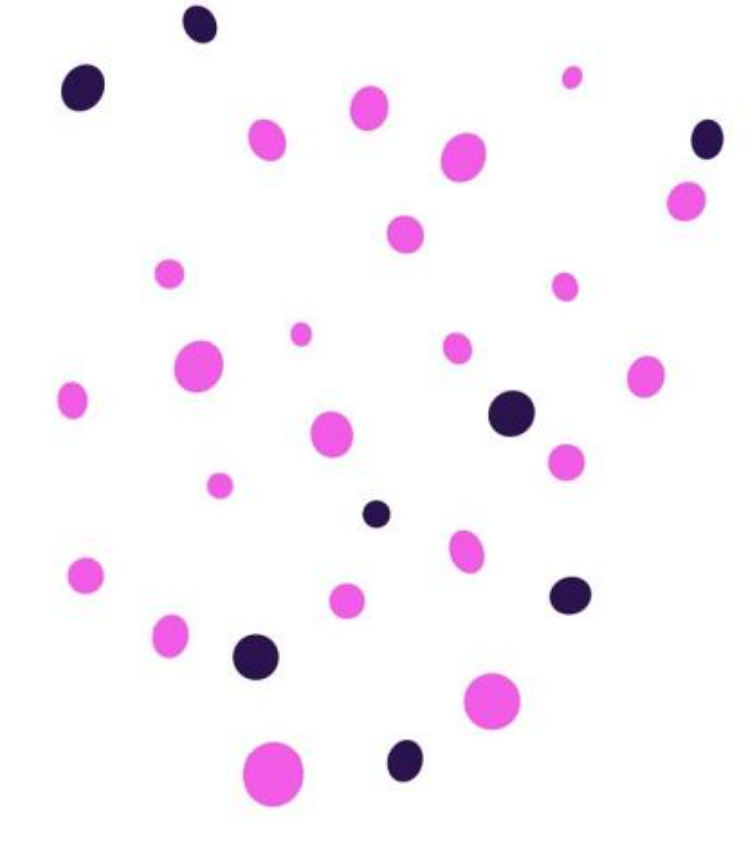
%> input picture Blood2.png, 755 x 849 px
$ octave rbc.m   (GNU Octave 9; MATLAB toolbox functions it lacks are replaced by stand-ins)
%> lines starting %> are read from the running program, lines starting %| are printed output that depends on the picture; in (x1, y1, x2, y2) boxes, pixels count from 0 and x2, y2 are one past the last pixel; in counts of white or black regions, pixels touching at a corner belong together; the program's own positions count from 1
 close all
 clear all
 pkg load image

 r1 = imread("Blood2.png");
%> r1 is the input picture: size 849x755x3 uint8; mean R, G, B 250.4, 244.1, 250.4
 g = rgb2gray(r1);
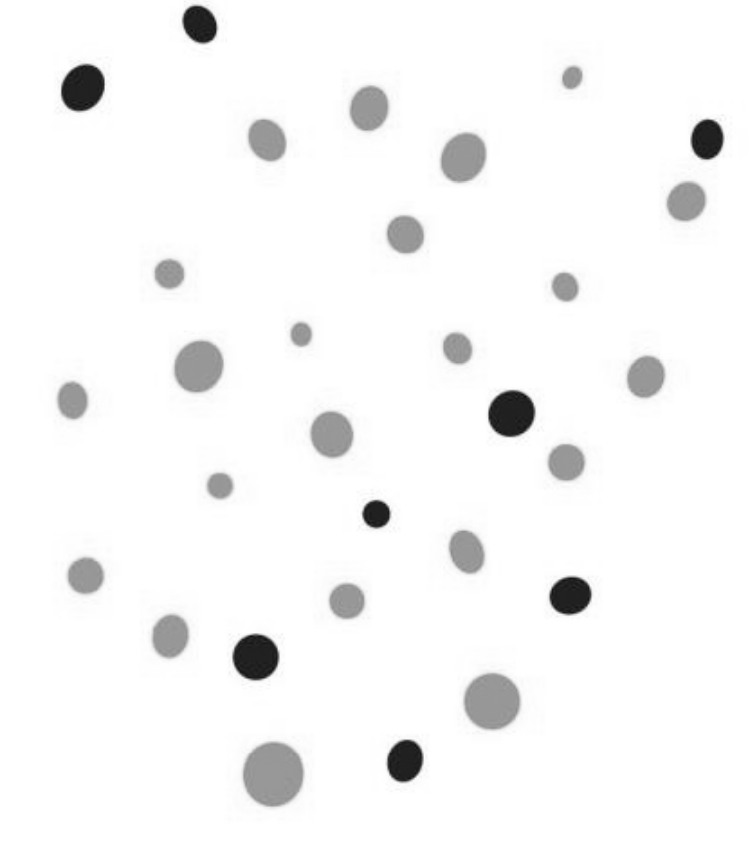
%> g: size 849x755 uint8; min 11, max 255, mean 246.7
 figure,
 imshow(g,[]);

 figure,
 imhist(g);
 His = imhist(g);
%> His = 256 values, max 508827 at index 256, min 0 at index 1, mean 2503.9
 hold on
 grid minor on
 plot(His,'-r');
 xlim ([50,256]); ylim ([0,14000]);
 xlabel('Gray scale value');
 ylabel('Frequency');
 title('Histogram Frequency');
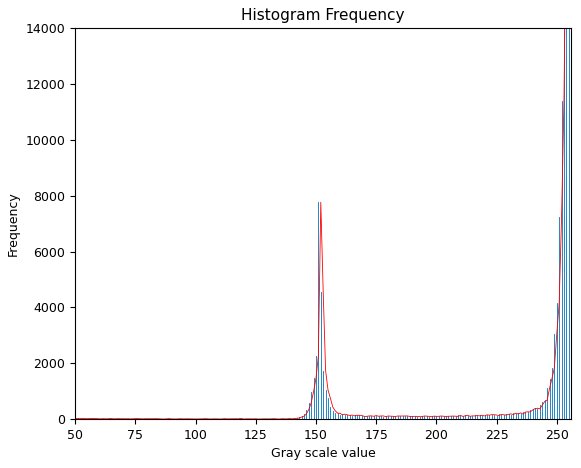
%> figure redrawn from the program's plot data; highest point at x = 255, y = 508827, above the top of the axes
 %grid on

  %% Transforn the graph Histogram to be smooth by using Spline interpolation ::
  x = 1:256; y = His;
%> after `y = His`: y has the same summary as His
  xspline = 1:5:256;  yspline = spline (x,y,xspline);
%> after `yspline = spline (x,y,xspline)`: yspline = 52 values, max 508827 at index 52, min 0 at index 1, mean 10013
  figure,  plot (x,y,"-r", xspline,yspline,"-b");
  title ("spline fit to points from Histogram value");
  xlim ([50,256]); ylim ([0,14000]);
  xlabel('Gray scale value');
  ylabel('Frequency');
  title('Histogram Frequency');
  grid minor on
%> figure, not shown here; curve peaks at x = 256, y = 508827, above the top of the axes


% Algorithm for calculating the range intensity color value of blood cell ::
%% All CELL ::


a1 = 200;
  a2 = 250;
  [m,n] = size(g);
%> m = 849; n = 755
   for i=1:m;
    for j=1:n;
      if(g(i,j)>a1 && g(i,j)<a2)
        g(i,j)=1;
      else
        g(i,j)=0;
      endif
     end
end
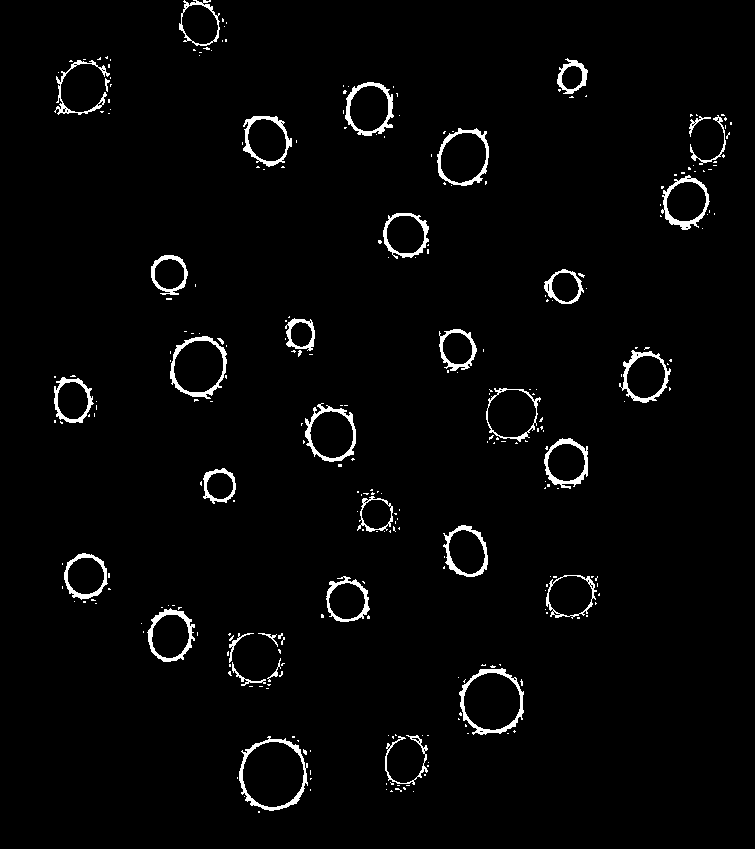
%> g: size 849x755 uint8; values 0 (black) and 1 (white), 2.6% white; 285 white regions (249 under 20 px), largest, box (x1, y1, x2, y2) and area: (239, 736, 308, 811) 825, (459, 668, 524, 735) 797, (170, 336, 227, 399) 711

  % insert and fill pixel in blood cell ::
  HF = imfill(g,"holes");
%> HF: size 849x755 uint8; values 0 (black) and 1 (white), 7.5% white; 285 white regions (249 under 20 px), largest, box (x1, y1, x2, y2) and area: (239, 736, 308, 811) 3936, (459, 668, 524, 735) 3321, (170, 336, 227, 399) 2725
  SE = strel('disk',5,0);

  % Delete the noise image ::

  HF2 = imopen(HF,SE);
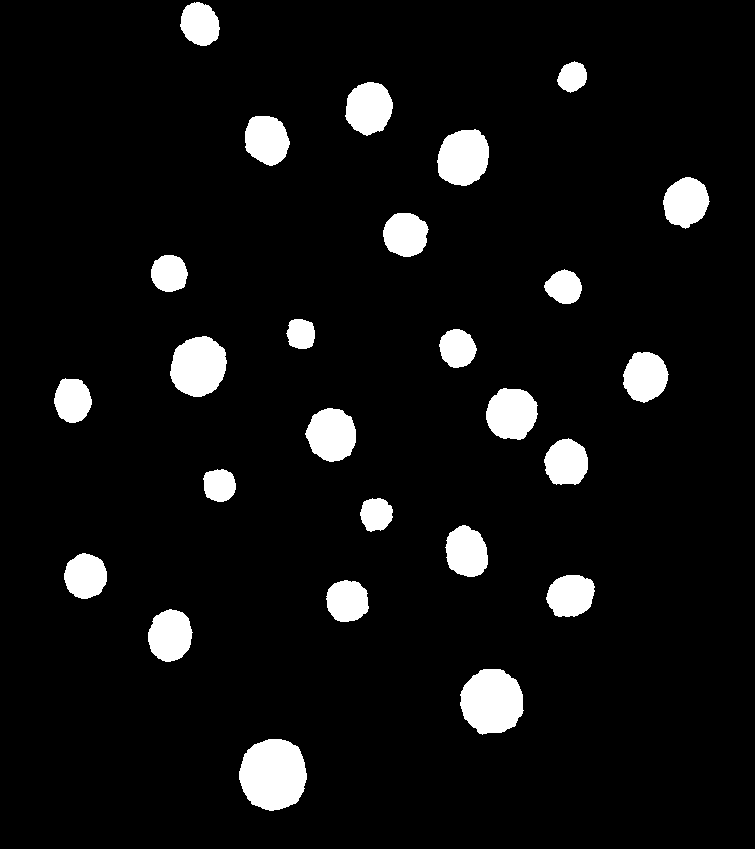
%> HF2: size 849x755 uint8; values 0 (black) and 1 (white), 6.8% white; 26 white regions, largest, box (x1, y1, x2, y2) and area: (239, 739, 307, 811) 3849, (460, 669, 524, 735) 3238, (170, 336, 227, 397) 2660
  figure,   imshow(g,[]);   title('The Gray scale image');
  figure,   imshow(HF,[]);  title('Hole Filling Technique ');
  figure,   imshow(HF2,[]); title('Remove Noise from blood cell');


  %% Separate the blood cell for each cell ::
  [L, number] = bwlabel(HF2);
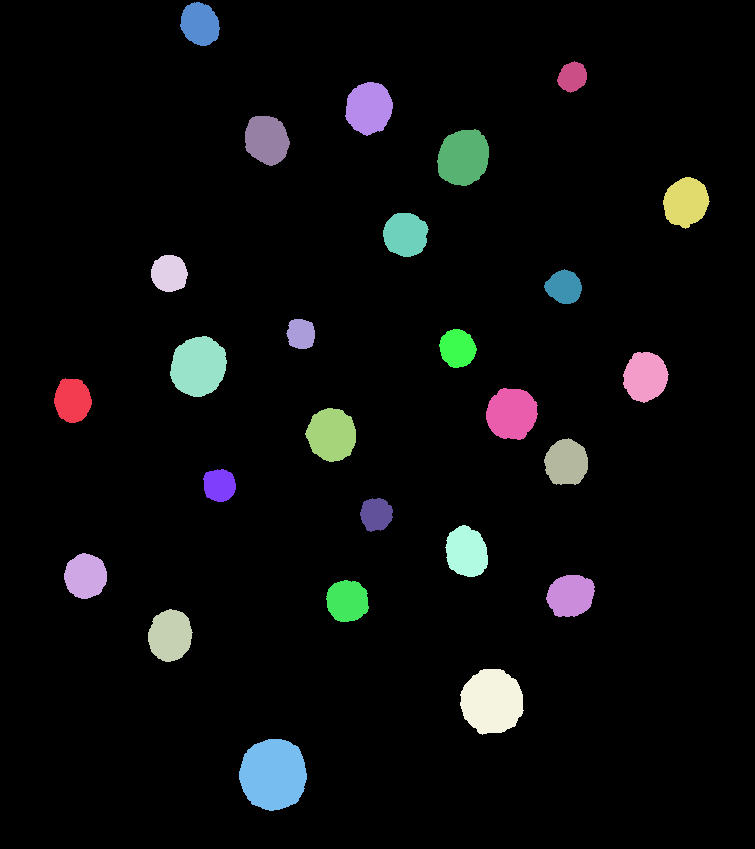
%> L: size 849x755 double; 27 distinct labels, from 0 to 26; one colour per label, 0 black
%> number = 26


   %2Display the Label of blood cell of each cell ::
   for i=1:number
   figure
   imshow(L==i,[]);
   title("The number of white blood cell :: ");
 end
%> this loop made 26 passes

 % -------------------------------------------------------------------------
  %% Find the egde of image and Construct the egde of blood in RED color ::
  % -------------------------------------------------------------------------

  Detect = edge(HF2,"canny");
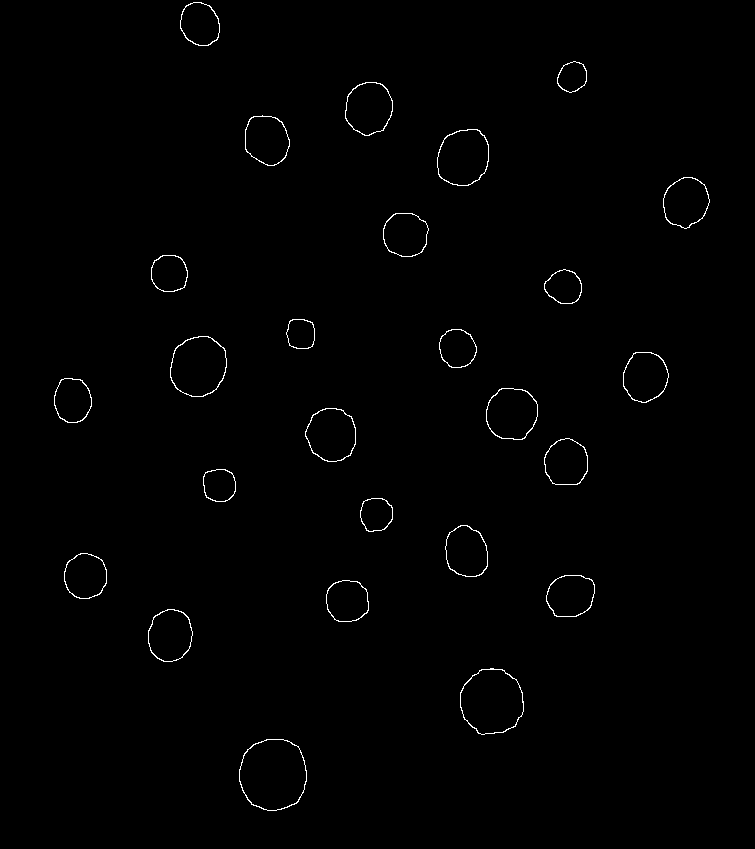
%> Detect: size 849x755 logical; 0.68% white in thin lines or dots, all inside (x1, y1, x2, y2) = (54, 2, 710, 811)
  imshow(Detect,[])
  [m,n] = size(Detect);
  for i = 1:m;
        for j= 1:n;
          if(Detect(i,j) == 1)
            r1(i,j,1) = 255;
            r1(i,j,2) = 0;
            r1(i,j,3) = 0;
           end
         end
        end
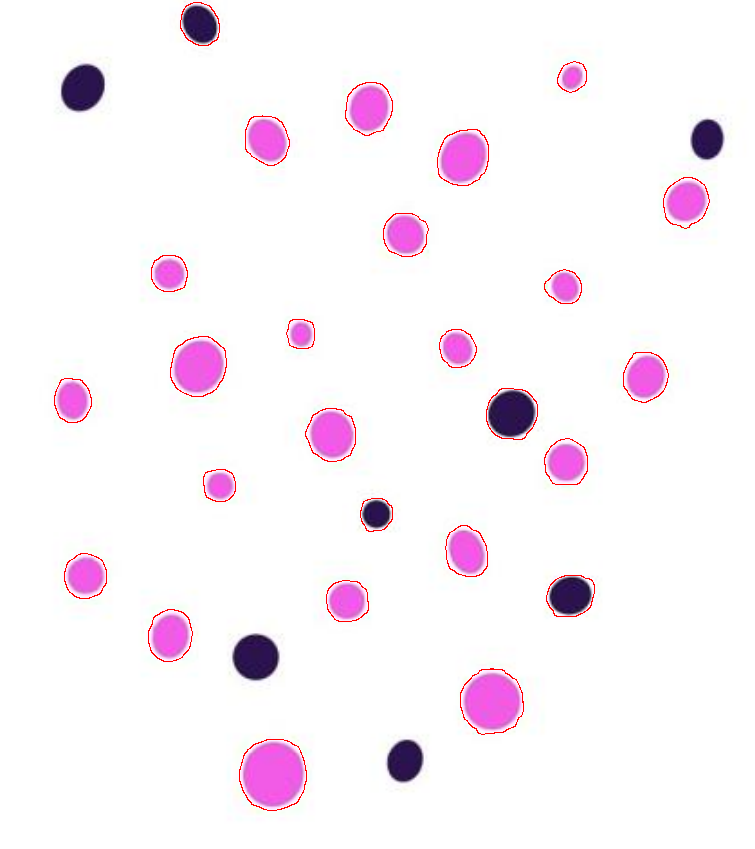
%> r1: size 849x755x3 uint8; 0.68% of pixels changed, all inside (x1, y1, x2, y2) = (54, 2, 710, 811)
    figure
    imshow(r1);
